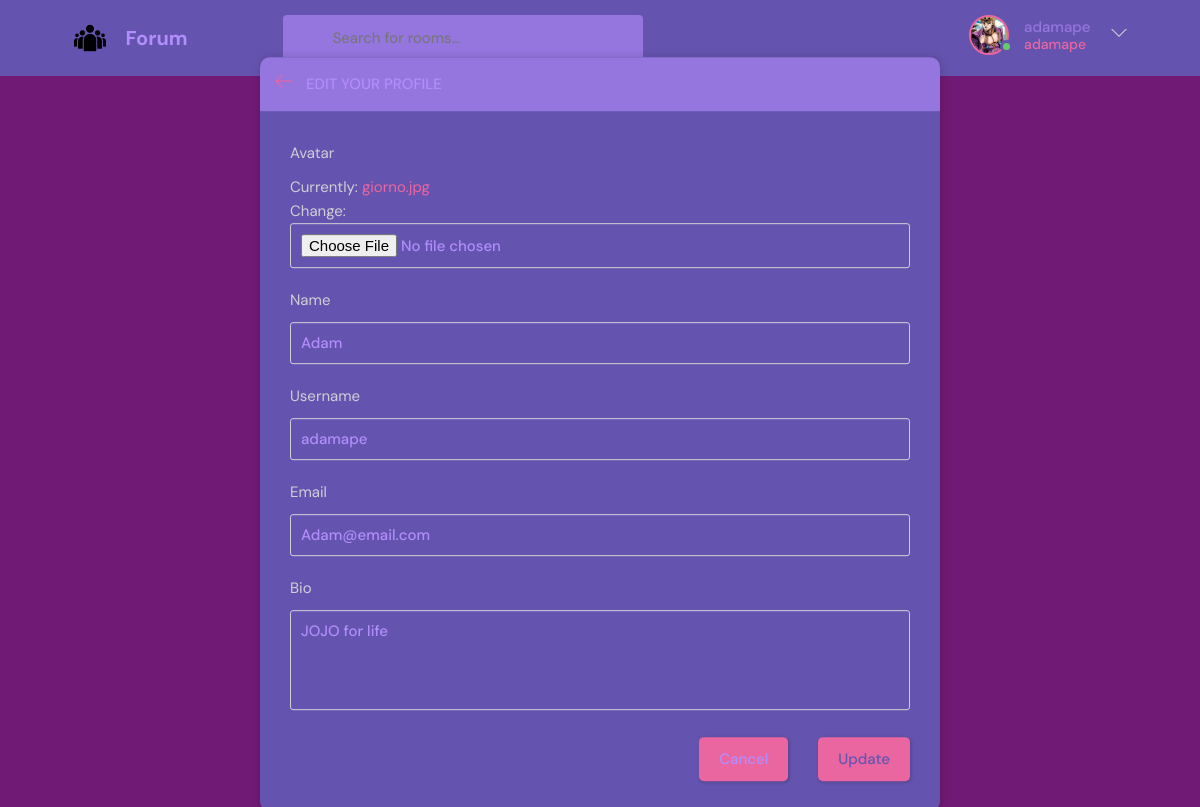
The app's page /update-user/ (signed in) with its own data.
### base/models.py (models this page shows)
class User(AbstractUser):
    name = models.CharField(max_length=200,null=True)
    email=models.EmailField(unique=True, null=True)
    bio=models.TextField(null=True)
    avatar = models.ImageField(null=True,default='avatar.svg')
    USERNAME_FIELD = 'email'
    REQUIRED_FIELDS = []

### base/views.py (the view)
# urls.py: path('update-user/', views.updateUser, name="update-user")
@login_required(login_url="login")
def updateUser(request):
    user = request.user
    form = UserForm(instance=user)
    if request.method=='POST':
        form=UserForm(request.POST,request.FILES, instance=user)
        if form.is_valid():
            form.save()
            return redirect('user-profile',pk=user.id)
    return render(request, 'base/update_user.html',{'form':form})

### base/forms.py
class UserForm(ModelForm):
    class Meta:
        model = User
        fields = ['avatar','name','username','email','bio']

### base/templates/base/update_user.html (shortened to what this page needs)
{% extends 'main.html' %}
{% block content %}
    <main class="update-account layout">
        <div class="container">
            <div class="layout__box">
                <div class="layout__boxHeader">
                    <div class="layout__boxTitle">
                        <a href="{% url 'home' %}">
                            <svg version="1.1" xmlns="http://www.w3.org/2000/svg" width="32" height="32"
                                viewBox="0 0 32 32">
                                <title>arrow-left</title>
                                <path
                                    d="M13.723 2.286l-13.723 13.714 13.719 13.714 1.616-1.611-10.96-10.96h27.625v-2.286h-27.625l10.965-10.965-1.616-1.607z">
                                </path>
                            </svg>
                        </a>
                        <h3>Edit your profile</h3>
                    </div>
                </div>
                <div class="layout__body">
                    <form class="form" action="" method="POST" enctype="multipart/form-data">
                        {% for f in form %}
                        <div class="form__group">
                            <label for="profile_pic">{{f.label}}</label>
                            {{f}}
                        </div>
                        {% endfor %}
                        <div class="form__action">
                            <a class="btn btn--dark" href="{% url 'home' %}">Cancel</a>
                            <button class="btn btn--main" type="submit">Update</button>
                        </div>
                    </form>
                </div>
            </div>
        </div>
    </main>
{% endblock content %}

### templates/navbar.html (shortened to what this page needs)
{% load static %}
<header class="header header--loggedIn">
      <div class="container">
        <a href="{% url 'home' %}" class="header__logo">
          <img src="{% static 'images/logo.ico' %}" />
          <h1>Forum</h1>
        </a>
        <form class="header__search" method="GET" action="{% url 'home' %}">
          <label>
            <input name="q" placeholder="Search for rooms..." />
          </label>
        </form>
        <nav class="header__menu">
          {% if request.user.is_authenticated %}
          <div class="header__user">
            <a href="{% url 'update-user' %}">
              <div class="avatar avatar--medium active">
                <img src="{{request.user.avatar.url}}" />
              </div>
              <p>{{request.user.username}} <span>{{request.user.username}}</span></p>
            </a>
            <button class="dropdown-button">
              <svg version="1.1" xmlns="http://www.w3.org/2000/svg" width="32" height="32" viewBox="0 0 32 32">
                <title>chevron-down</title>
                <path d="M16 21l-13-13h-3l16 16 16-16h-3l-13 13z"></path>
              </svg>
            </button>
          </div>
          {% else %}
          <a href="{% url 'login' %}">
            <img src="{% static 'images/avatar.svg' %}" />
            <p>Login</p>
          </a>
              {% endif %}
        </nav>
      </div>
    </header>

### records on screen
User: user.avatar (picture), user.username "adamape", form "Adam" "adamape" "Adam@email.com" "JOJO for life"

### other values on screen
{{ f.label }} "Avatar" "Name" "Username" "Email" "Bio"
